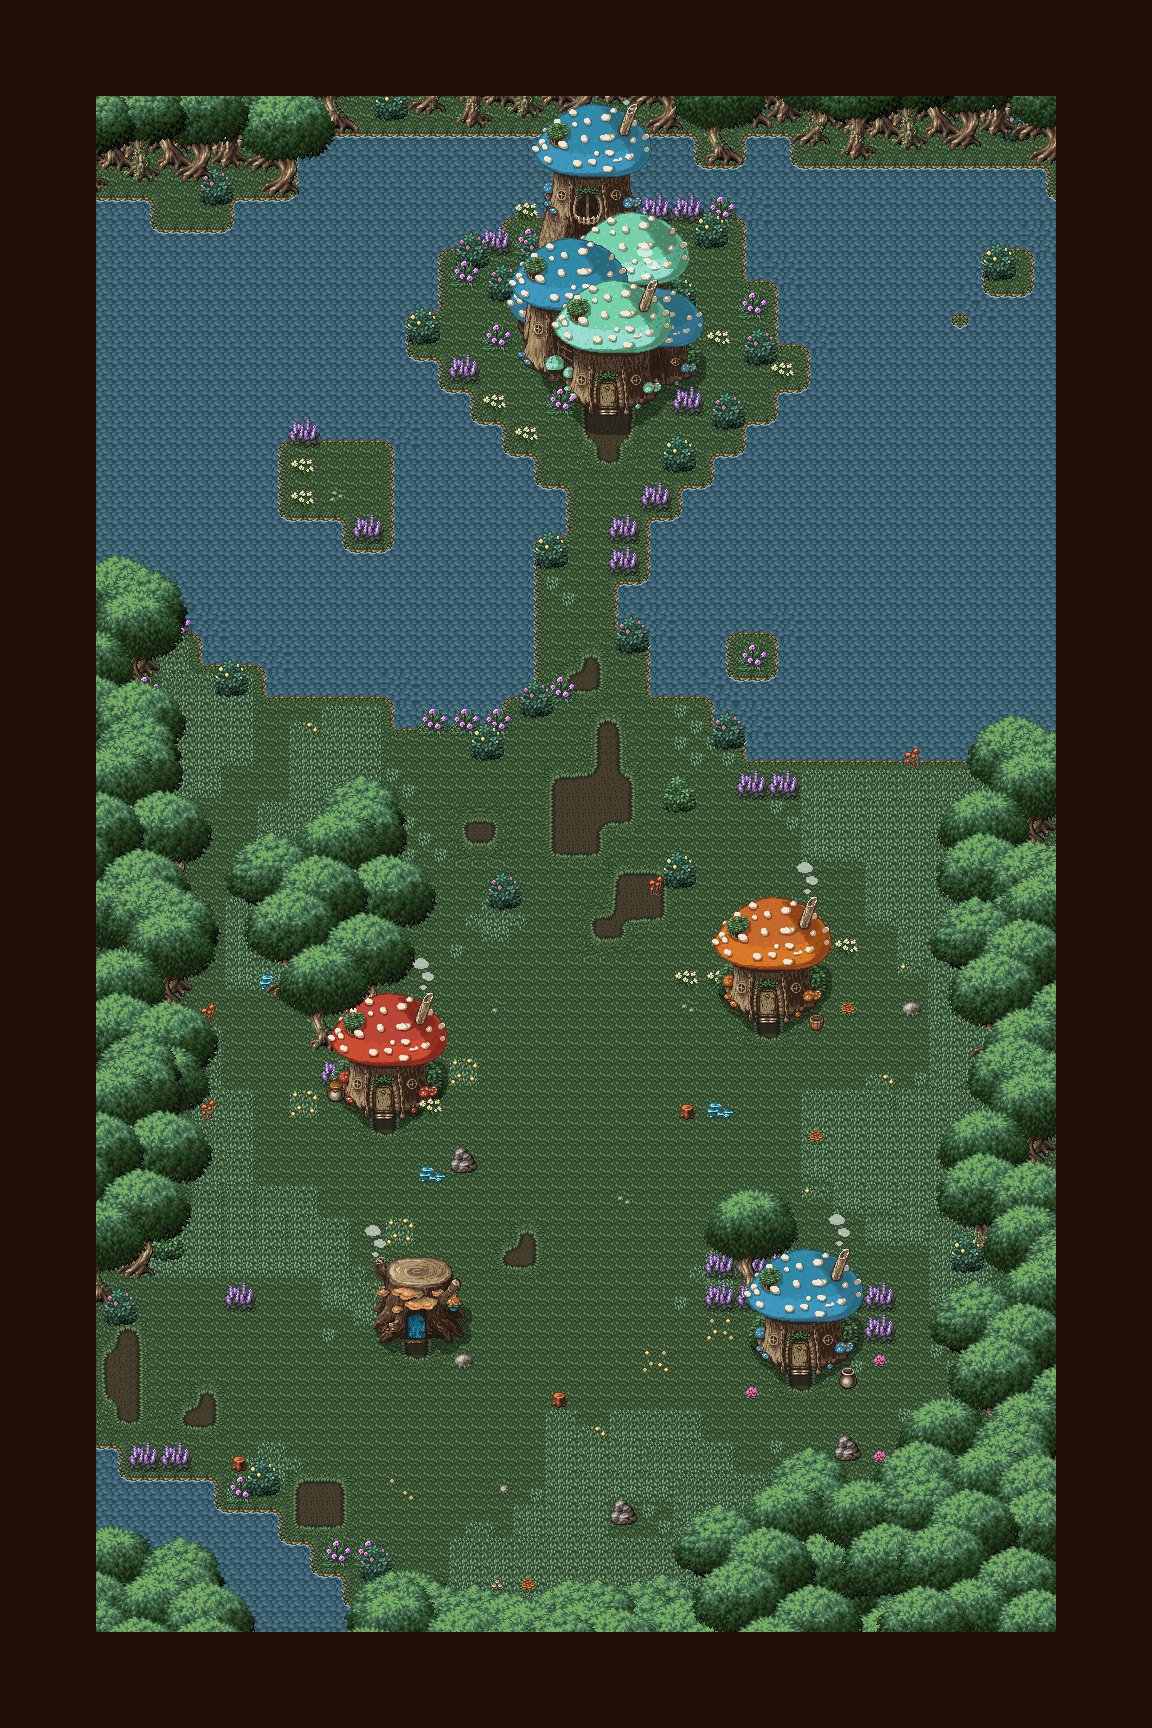

This game map was drawn from its Tiled (.tmx) file and the tilesets committed beside it. A one-line description and the trimmed map source follow:
An orthogonal 36x54 tile map with 32x32 px tiles, 17 tile layers (ground, grass, shadow, objects-3, ...), 1 hidden layer not drawn.

<map version="1.10" tiledversion="1.10.1" orientation="orthogonal" renderorder="right-down" width="36" height="54" tilewidth="32" tileheight="32" infinite="0" nextlayerid="20" nextobjectid="2">
 <tileset firstgid="1" source="../18_tsx/18_maptip.tsx" />
 <layer id="1" name="ground" width="36" height="54">
  <data>[1944 cells, 1944 non-empty, 81 distinct tile ids]</data>
 </layer>
 <layer id="18" name="grass" width="36" height="54">
  <data>[1944 cells, 16 non-empty, 5 distinct tile ids]</data>
 </layer>
 <layer id="13" name="shadow" width="36" height="54">
  <data>[1944 cells, 79 non-empty, 55 distinct tile ids]</data>
 </layer>
 <layer id="11" name="objects-3" width="36" height="54">
  <data>[1944 cells, 34 non-empty, 18 distinct tile ids]</data>
 </layer>
 <layer id="9" name="bush-3" width="36" height="54">
  <data>[1944 cells, 84 non-empty, 12 distinct tile ids]</data>
 </layer>
 <layer id="4" name="woods" width="36" height="54">
  <data>[1944 cells, 398 non-empty, 122 distinct tile ids]</data>
 </layer>
 <layer id="6" name="objects-2" width="36" height="54">
  <data>[1944 cells, 47 non-empty, 15 distinct tile ids]</data>
 </layer>
 <layer id="10" name="bush-2" width="36" height="54">
  <data>[1944 cells, 20 non-empty, 8 distinct tile ids]</data>
 </layer>
 <layer id="3" name="house" width="36" height="54">
  <data>[1944 cells, 132 non-empty, 132 distinct tile ids]</data>
 </layer>
 <layer id="12" name="objects-1" width="36" height="54">
  <data>[1944 cells, 21 non-empty, 12 distinct tile ids]</data>
 </layer>
 <layer id="16" name="chara" width="36" height="54" visible="0">
  <data>[1944 cells, 0 non-empty, 0 distinct tile ids]</data>
 </layer>
 <layer id="17" name="bush-1" width="36" height="54">
  <data>[1944 cells, 48 non-empty, 6 distinct tile ids]</data>
 </layer>
 <layer id="14" name="roof_objects" width="36" height="54">
  <data>[1944 cells, 54 non-empty, 54 distinct tile ids]</data>
 </layer>
 <layer id="15" name="smoke" width="36" height="54">
  <data>[1944 cells, 32 non-empty, 18 distinct tile ids]</data>
 </layer>
 <layer id="7" name="leaves-3" width="36" height="54">
  <data>[1944 cells, 317 non-empty, 196 distinct tile ids]</data>
 </layer>
 <layer id="5" name="leaves-2" width="36" height="54">
  <data>[1944 cells, 332 non-empty, 160 distinct tile ids]</data>
 </layer>
 <layer id="8" name="leaves-1" width="36" height="54">
  <data>[1944 cells, 284 non-empty, 216 distinct tile ids]</data>
 </layer>
 <layer id="2" name="frame" width="36" height="54">
  <data>[1944 cells, 504 non-empty, 1 distinct tile ids]</data>
 </layer>
</map>
